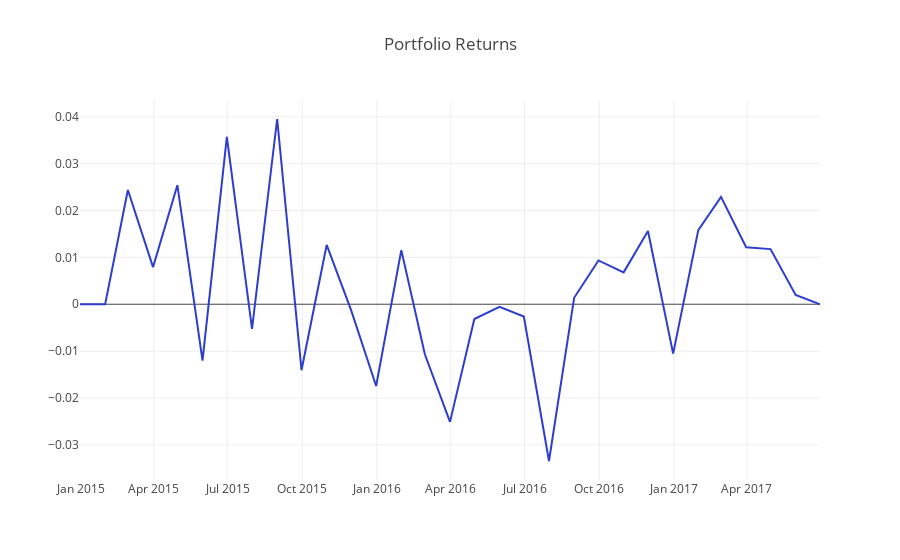

Source (notebook cell):
### Markdown cell above
### View Data
Time to see how the portfolio did.

### Code cell
expected_portfolio_returns = portfolio_returns(df_long, df_short, lookahead_returns, 2*top_bottom_n)
project_helper.plot_returns(expected_portfolio_returns.T.sum(), 'Portfolio Returns')

### Figure 1 — Plotly figure (JSON) as saved in the notebook; plotly's stock layout.template omitted (floating-point values rounded to 4 significant figures)
{"data": [{"line": {"color": "#2D3ECF"}, "mode": "line", "name": "Returns", "type": "scatter", "x": ["2014-12-31", "2015-01-31", "2015-02-28", "2015-03-31", "2015-04-30", "2015-05-31", "2015-06-30", "2015-07-31", "2015-08-31", "2015-09-30", "2015-10-31", "2015-11-30", "2015-12-31", "2016-01-31", "2016-02-29", "2016-03-31", "2016-04-30", "2016-05-31", "2016-06-30", "2016-07-31", "2016-08-31", "2016-09-30", "2016-10-31", "2016-11-30", "2016-12-31", "2017-01-31", "2017-02-28", "2017-03-31", "2017-04-30", "2017-05-31", "2017-06-30"], "y": [0, 0, 0.02437, 0.007921, 0.0254, -0.01203, 0.03573, -0.005246, 0.03952, -0.01407, 0.01265, -0.001197, -0.01745, 0.01155, -0.01068, -0.0251, -0.003161, -0.0005646, -0.00262, -0.03345, 0.001369, 0.009341, 0.006803, 0.01562, -0.01055, 0.01582, 0.0229, 0.01216, 0.01176, 0.00197, 0]}], "layout": {"title": "Portfolio Returns"}}
